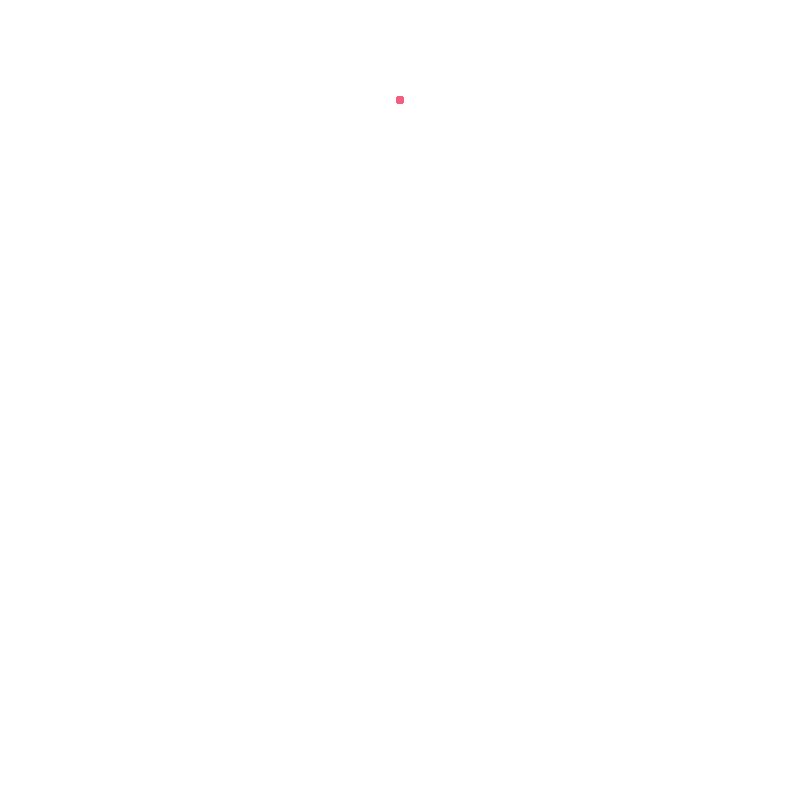
Frame 1 (no input)
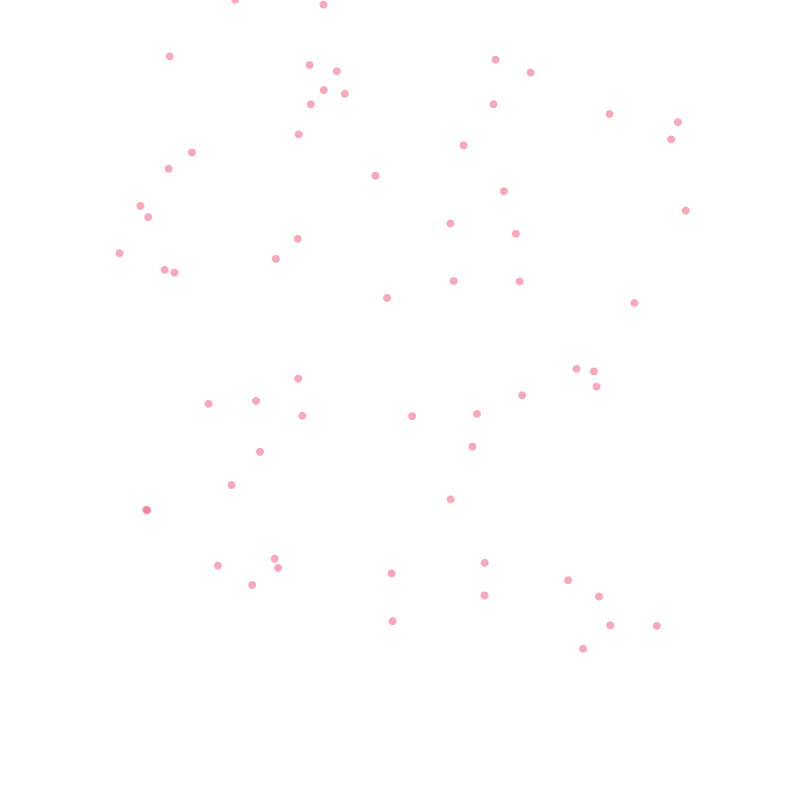
Frame 60 (the mouse pressed at the canvas centre just before this capture)
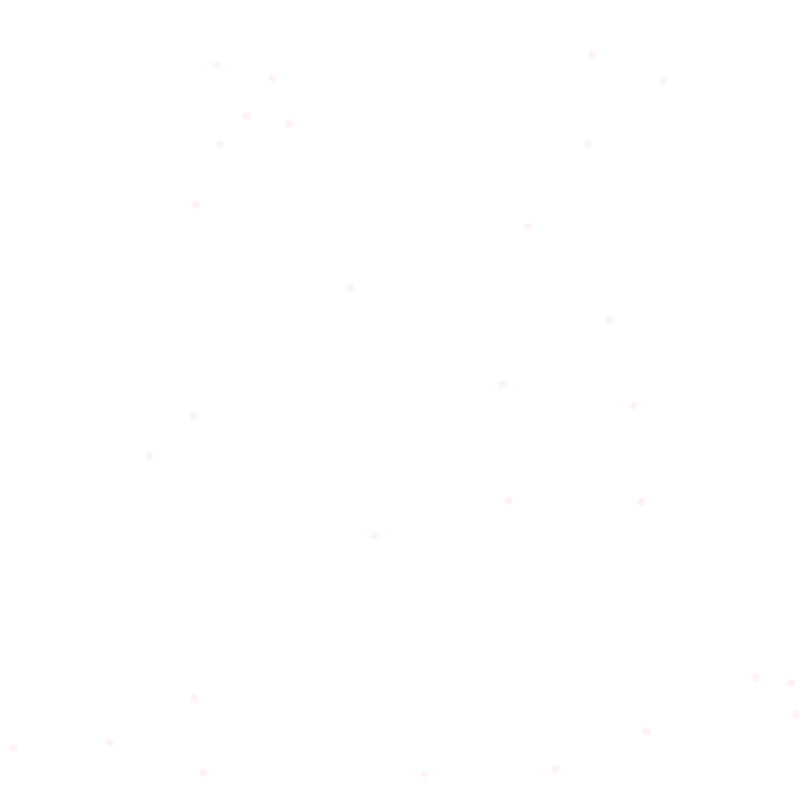
Frame 120 (the mouse held since frame 60 and released just before this capture)

The Processing sketch that drew these frames (run headless with seeded random() and noise(); from frame 60 on, the mouse is pressed at the canvas centre):

// Processing sketch: sketch_201201aParticle
// ── sketch_201201aParticle.pde
Particle[] particles = new Particle[100];
void setup() {
  size(800, 800);
  smooth();
  for (int i =0; i<particles.length; i++) {
    particles[i] = new Particle(random(-5, 5), random(-10, 10));
  }
}
void draw() {
  background(255);
  getNew();
  
  for (int i =0; i<particles.length; i++) {
    if (particles[i].isDead()) {
      particles[i] = new Particle(random(-5, 5), random(-10, 10));
      getNew();
    }
  }
}
void getNew() {
  for (int i =0; i<particles.length; i++) {
    particles[i].run();
    
  }
}

// ── Particle.pde
class Particle {
  PVector location, velocity, acceleration;
  float lifespan;
  PImage p;

  Particle(float x, float y) {
    location = new PVector(width/2, 100);
    velocity = new PVector(x, y);
    acceleration = new PVector(0, 0.01);
    lifespan = 255;
  }
  void run() {
    display();
    update();
  }
  void update() {
    location.add(velocity);
    velocity.add(acceleration);
    lifespan-=2;
  }
  void display() {
    noStroke();
    fill(#F25D80, lifespan);
    ellipse(location.x, location.y, 8, 8);
    //image(p,location.x,location.y,15,15);
  }
  boolean isDead() {
    if (lifespan<0.0) {
      return true;
    } else {
      return false;
    }
  }
  void applayForce(PVector force) {
    acceleration.add(force);
  }
}
